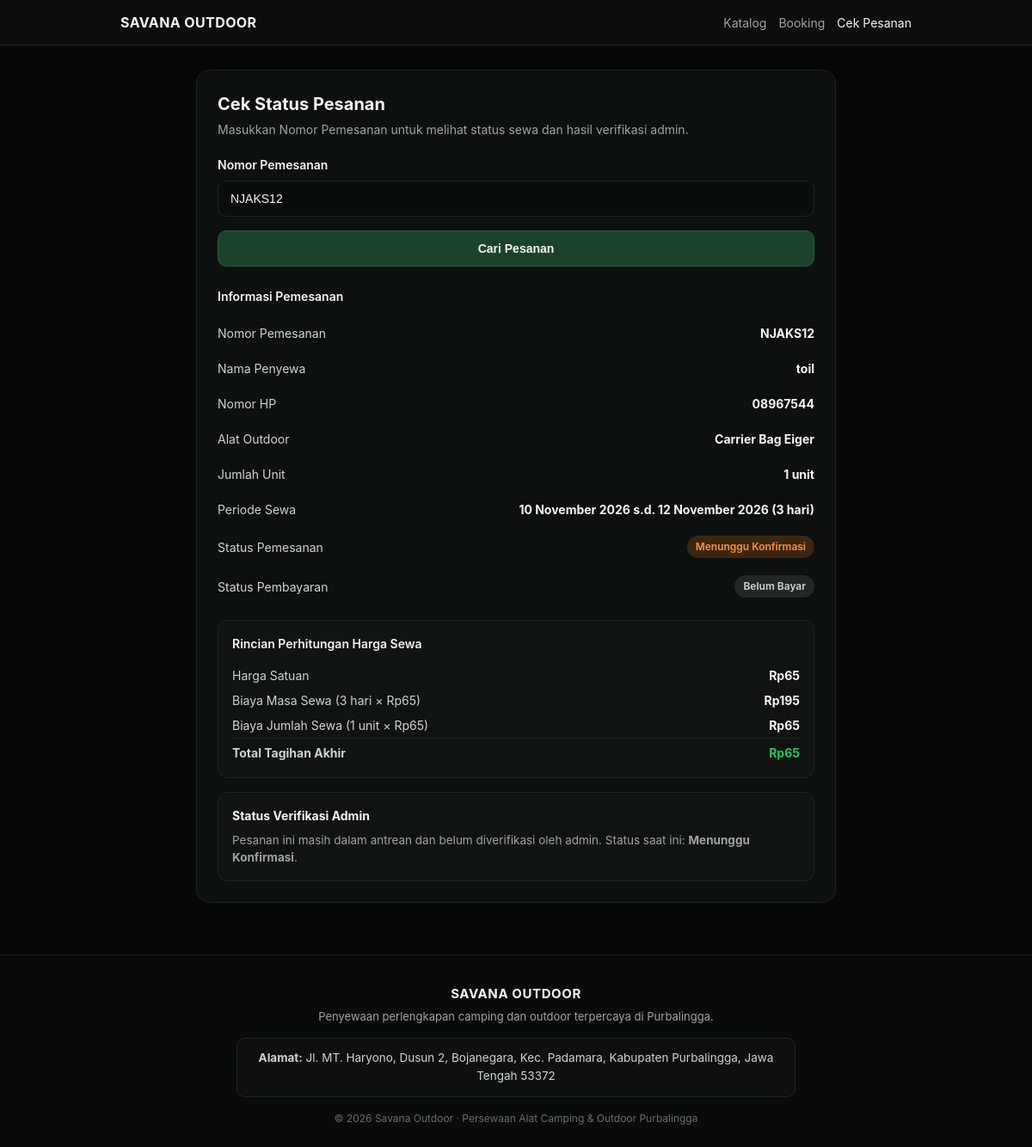
The page /cek_pesanan.php?kode=NJAKS12 on the database its author committed.
### tables this page shows
CREATE TABLE `pemesanan` (
  `id_pemesanan` int(11) NOT NULL,
  `kode_pemesanan` varchar(30) NOT NULL,
  `id_pelanggan` int(11) NOT NULL,
  `tanggal_pemesanan` datetime NOT NULL DEFAULT current_timestamp(),
  `tanggal_mulai` date NOT NULL,
  `tanggal_kembali` date NOT NULL,
  `tanggal_pengembalian_aktual` datetime DEFAULT NULL,
  `status_pemesanan` varchar(30) NOT NULL DEFAULT 'Menunggu Konfirmasi',
  `status_pembayaran` varchar(20) NOT NULL DEFAULT 'Belum Bayar',
  `total_tagihan_akhir` decimal(12,2) DEFAULT NULL,
  `persetujuan_syarat` tinyint(1) NOT NULL DEFAULT 0
);

CREATE TABLE `pelanggan` (
  `id_pelanggan` int(11) NOT NULL,
  `nama` varchar(100) NOT NULL,
  `jenis_identitas` varchar(30) NOT NULL,
  `nomor_identitas` varchar(30) NOT NULL,
  `alamat` text NOT NULL,
  `no_hp` varchar(20) NOT NULL,
  `email` varchar(100) DEFAULT NULL,
  `foto_identitas` varchar(255) NOT NULL
);

CREATE TABLE `alat` (
  `id_alat` int(11) NOT NULL,
  `id_kategori` int(11) NOT NULL,
  `nama_alat` varchar(100) NOT NULL,
  `deskripsi` text DEFAULT NULL,
  `harga_sewa` decimal(12,2) NOT NULL,
  `stok_total` int(10) UNSIGNED NOT NULL DEFAULT 0,
  `foto_alat` varchar(255) DEFAULT NULL
);

### config/koneksi.php (called while the page is built, shortened)
<?php
function rupiah($angka) {
    return 'Rp' . number_format((float)$angka, 0, ',', '.');
}
function tgl_indo($tanggal) {
    $bulan = [
        1 => 'Januari', 'Februari', 'Maret', 'April', 'Mei', 'Juni',
        'Juli', 'Agustus', 'September', 'Oktober', 'November', 'Desember'
    ];
    $pecah = explode('-', substr((string)$tanggal, 0, 10));
    return (int)$pecah[2] . ' ' . ($bulan[(int)$pecah[1]] ?? '') . ' ' . $pecah[0];
}
function hitungDurasiHari($tgl_sewa, $tgl_kembali, $inklusif = true) {
    try {
        $d1 = new DateTime(substr((string)$tgl_sewa, 0, 10));
        $d2 = new DateTime(substr((string)$tgl_kembali, 0, 10));
        $selisih = (int)$d1->diff($d2)->days;
        return max(1, $inklusif ? ($selisih + 1) : $selisih);
    } catch (Throwable $e) {
        return 1;
    }
}
function hitungRincianHarga($harga_satuan, $masa_sewa, $jumlah_unit) {
    $harga_satuan = (float)$harga_satuan;
    $masa_sewa    = max(1, (int)$masa_sewa);
    $jumlah_unit  = max(1, (int)$jumlah_unit);
    $biaya_masa_sewa   = $masa_sewa * $harga_satuan;
    $biaya_jumlah_sewa = $jumlah_unit * $harga_satuan;
    $total_akhir       = $biaya_masa_sewa + $biaya_jumlah_sewa;
    return [
        'harga_satuan'        => $harga_satuan,
        'masa_sewa'           => $masa_sewa,
        'jumlah_unit'         => $jumlah_unit,
        'biaya_masa_sewa'     => $biaya_masa_sewa,
        'biaya_jumlah_sewa'   => $biaya_jumlah_sewa,
        'total_tagihan_akhir' => $total_akhir,
        'total_akhir'         => $total_akhir,
    ];
}

### cek_pesanan.php (the view, shortened to what this page needs)
<?php
require_once __DIR__ . '/config/koneksi.php';
include __DIR__ . '/includes/header.php';
$kode_input  = trim($_GET['kode'] ?? $_POST['kode_pemesanan'] ?? '');
$hasil       = null;
$verifikasi  = null;
$hitung_inklusif_hari = true;
if ($kode_input !== '') {
    $kode_esc = mysqli_real_escape_string($conn, $kode_input);
    $sql = "SELECT p.*, pl.nama AS nama_user, pl.no_hp, pl.jenis_identitas, pl.nomor_identitas,
            a.nama_alat, COALESCE(dp.jumlah, 1) AS jumlah, COALESCE(dp.harga_sewa, a.harga_sewa, 0) AS harga_sewa
            FROM pemesanan p
            JOIN pelanggan pl ON p.id_pelanggan = pl.id_pelanggan
            LEFT JOIN detail_pemesanan dp ON dp.id_pemesanan = p.id_pemesanan
            LEFT JOIN alat a ON dp.id_alat = a.id_alat
            WHERE p.kode_pemesanan = '$kode_esc'
            LIMIT 1";
    $res = mysqli_query($conn, $sql);
    if ($res && mysqli_num_rows($res) > 0) {
        $hasil = mysqli_fetch_assoc($res);
    } else {
        $pesan_error = 'Data pemesanan tidak ditemukan. Periksa kembali Nomor Pemesanan yang dimasukkan.';
    }
}
function badgeStatusPesanan($st) {
    return 'badge-warn';
}
function badgeStatusBayar($byr) {
    return 'badge-muted';
}
?>
<div class="container">
    <div class="card-shell">
        <h2 style="font-size:20px; margin-bottom:4px;">Cek Status Pesanan</h2>
        <p style="color:var(--text-muted); font-size:14px; margin-bottom:20px;">Masukkan Nomor Pemesanan untuk melihat status sewa dan hasil verifikasi admin.</p>
        <form method="POST" action="cek_pesanan.php">
            <div class="form-group">
                <label class="form-label">Nomor Pemesanan</label>
                <input type="text" name="kode_pemesanan" class="form-control" value="<?= htmlspecialchars($kode_input) ?>" required autofocus>
            </div>
            <button type="submit" class="btn-primary-green">Cari Pesanan</button>
        </form>
        <?php if ($hasil): ?>
            <?php
            $masa_cari    = hitungDurasiHari($hasil['tanggal_mulai'], $hasil['tanggal_kembali'], $hitung_inklusif_hari);
            $rincian_cari = hitungRincianHarga($hasil['harga_sewa'] ?? 0, $masa_cari, $hasil['jumlah'] ?? 1);
            $total_cari   = (isset($hasil['total_tagihan_akhir']) && $hasil['total_tagihan_akhir'] !== null)
                ? (float)$hasil['total_tagihan_akhir']
                : $rincian_cari['total_tagihan_akhir'];
            ?>
            <div style="margin-top:24px;">
                <div class="label-heading">Informasi Pemesanan</div>
                <div class="detail-list" style="margin-top:10px; border-top:none; padding-top:0;">
                    <div class="detail-row">
                        <span class="k">Nomor Pemesanan</span>
                        <span class="v" style="font-weight:700; color:var(--text-main);"><?= htmlspecialchars($hasil['kode_pemesanan']) ?></span>
                    </div>
                    <div class="detail-row">
                        <span class="k">Nama Penyewa</span>
                        <span class="v"><?= htmlspecialchars($hasil['nama_user']) ?></span>
                    </div>
                    <div class="detail-row">
                        <span class="k">Nomor HP</span>
                        <span class="v"><?= htmlspecialchars($hasil['no_hp']) ?></span>
                    </div>
                    <div class="detail-row">
                        <span class="k">Alat Outdoor</span>
                        <span class="v"><?= htmlspecialchars($hasil['nama_alat'] ?? '-') ?></span>
                    </div>
                    <div class="detail-row">
                        <span class="k">Jumlah Unit</span>
                        <span class="v"><?= (int)$rincian_cari['jumlah_unit'] ?> unit</span>
                    </div>
                    <div class="detail-row">
                        <span class="k">Periode Sewa</span>
                        <span class="v"><?= tgl_indo($hasil['tanggal_mulai']) ?> s.d. <?= tgl_indo($hasil['tanggal_kembali']) ?> (<?= $masa_cari ?> hari)</span>
                    </div>
                    <div class="detail-row">
                        <span class="k">Status Pemesanan</span>
                        <span class="badge <?= badgeStatusPesanan($hasil['status_pemesanan']) ?>"><?= htmlspecialchars($hasil['status_pemesanan']) ?></span>
                    </div>
                    <div class="detail-row">
                        <span class="k">Status Pembayaran</span>
                        <span class="badge <?= badgeStatusBayar($hasil['status_pembayaran']) ?>"><?= htmlspecialchars($hasil['status_pembayaran']) ?></span>
                    </div>
                </div>
                <div class="info-box" style="margin-top:16px;">
                    <div class="label-heading">Rincian Perhitungan Harga Sewa</div>
                    <div class="detail-row" style="padding:4px 0;">
                        <span class="k">Harga Satuan</span>
                        <span class="v"><?= rupiah($rincian_cari['harga_satuan']) ?></span>
                    </div>
                    <div class="detail-row" style="padding:4px 0;">
                        <span class="k">Biaya Masa Sewa (<?= $rincian_cari['masa_sewa'] ?> hari × <?= rupiah($rincian_cari['harga_satuan']) ?>)</span>
                        <span class="v"><?= rupiah($rincian_cari['biaya_masa_sewa']) ?></span>
                    </div>
                    <div class="detail-row" style="padding:4px 0;">
                        <span class="k">Biaya Jumlah Sewa (<?= $rincian_cari['jumlah_unit'] ?> unit × <?= rupiah($rincian_cari['harga_satuan']) ?>)</span>
                        <span class="v"><?= rupiah($rincian_cari['biaya_jumlah_sewa']) ?></span>
                    </div>
                    <div class="detail-row" style="padding:6px 0 2px; border-top:1px solid var(--border-subtle);">
                        <span class="k" style="font-weight:700;">Total Tagihan Akhir</span>
                        <span class="v" style="color:var(--green-accent); font-weight:700;"><?= rupiah($total_cari) ?></span>
                    </div>
                </div>
                <div class="info-box" style="margin-top:16px;">
                    <div class="info-box-title">Status Verifikasi Admin</div>
                    <?php if ($verifikasi): ?>
                        <div class="detail-row" style="padding:4px 0;">
                            <span class="k">Keputusan Verifikasi</span>
                            <span class="badge <?= ($verifikasi['keputusan'] === 'Disetujui' || $verifikasi['keputusan'] === 'Selesai') ? 'badge-ok' : 'badge-danger' ?>">
                                <?= htmlspecialchars($verifikasi['keputusan']) ?>
                            </span>
                        </div>
                        <div class="detail-row" style="padding:4px 0;">
                            <span class="k">Diverifikasi oleh</span>
                            <span class="v"><?= htmlspecialchars($verifikasi['nama_admin'] ?? 'Admin Savana') ?></span>
                        </div>
                        <div class="detail-row" style="padding:4px 0;">
                            <span class="k">Waktu Verifikasi</span>
                            <span class="v"><?= tgl_indo($verifikasi['tanggal_verifikasi']) ?> <?= date('H:i', strtotime($verifikasi['tanggal_verifikasi'])) ?> WIB</span>
                        </div>
                        <div class="detail-row" style="padding:4px 0;">
                            <span class="k">Catatan Admin</span>
                            <span class="v"><?= htmlspecialchars(!empty($verifikasi['catatan']) ? $verifikasi['catatan'] : '-') ?></span>
                        </div>
                    <?php else: ?>
                        <p style="margin:4px 0 0; color:var(--text-muted); font-size:13.5px;">
                            Pesanan ini masih dalam antrean dan belum diverifikasi oleh admin. Status saat ini: <strong><?= htmlspecialchars($hasil['status_pemesanan']) ?></strong>.
                        </p>
                    <?php endif; ?>
                </div>
            </div>
        <?php endif; ?>
    </div>
</div>
<?php include __DIR__ . '/includes/footer.php'; ?>

### assets/css/style.css (style rules this page uses)
:root { --bg-main: #060807; --bg-card: #0c100e; --bg-input: #090d0b; --border-subtle: #1b2620; --green-banner: #184229; --green-btn: #1b432c; --green-btn-hover: #225438; --green-accent: #22c55e; --text-main: #f3f6f4; --text-muted: #9aa69f; --danger-bg: #3b1418; --danger-text: #f87171; --warn-bg: #3b2611; --warn-text: #fb923c; --info-bg: #13293d; --info-text: #60a5fa; --ok-bg: #11301e; --ok-text: #4ade80; }
* { box-sizing: border-box; margin: 0; padding: 0; }
body { background-color: var(--bg-main); color: var(--text-main); font-family: -apple-system, BlinkMacSystemFont, "Segoe UI", Roboto, Inter, sans-serif; line-height: 1.5; min-height: 100vh; }
.container { max-width: 780px; margin: 28px auto 60px; padding: 0 18px; }
.card-shell { background: var(--bg-card); border: 1px solid var(--border-subtle); border-radius: 16px; overflow: hidden; padding: 24px; }
.label-heading { font-size: 14px; font-weight: 600; color: var(--text-main); margin-bottom: 12px; }
.btn-primary-green, .btn-outline-green, .btn-danger, .btn-muted, .btn-wa { display: inline-flex; align-items: center; justify-content: center; text-align: center; height: 42px; min-height: 42px; padding: 0 18px; font-size: 14px; font-weight: 600; border-radius: 10px; box-sizing: border-box; cursor: pointer; text-decoration: none; transition: all 0.15s ease; line-height: 1.2; border: 1px solid transparent; }
.btn-primary-green { width: 100%; background: var(--green-btn); border-color: #285c3e; color: var(--text-main); }
.info-box { margin-top: 22px; border: 1px solid var(--border-subtle); border-radius: 12px; padding: 16px; background: rgba(255, 255, 255, 0.01); }
.info-box-title { font-size: 14px; font-weight: 700; margin-bottom: 8px; display: flex; align-items: center; gap: 8px; }
.info-box p { font-size: 13.5px; color: #cbd5d0; }
.badge { display: inline-block; padding: 4px 10px; border-radius: 999px; font-size: 12px; font-weight: 600; }
.badge-warn { background: var(--warn-bg); color: var(--warn-text); }
.badge-muted { background: #232725; color: #d1d5db; }
.form-group { margin-bottom: 16px; }
.form-label { display: block; font-size: 14px; font-weight: 600; margin-bottom: 8px; color: var(--text-main); }
.form-control { width: 100%; background: var(--bg-input); border: 1px solid var(--border-subtle); border-radius: 10px; padding: 12px 14px; color: var(--text-main); font-size: 14px; }
.detail-list { margin-top: 22px; border-top: 1px solid var(--border-subtle); padding-top: 18px; }
.detail-row { display: flex; justify-content: space-between; align-items: center; padding: 10px 0; gap: 16px; font-size: 14px; }
.detail-row .k { color: #cbd5d0; }
.detail-row .v { font-weight: 700; text-align: right; }

### rows shown on the page
pemesanan: kode_pemesanan "NJAKS12", id_pelanggan.nama "toil", id_pelanggan.no_hp "08967544", alat.nama_alat "Carrier Bag Eiger", tanggal_mulai "10 November 2026", tanggal_kembali "12 November 2026", masa_cari "3", status_pemesanan "Menunggu Konfirmasi", status_pembayaran "Belum Bayar", total_tagihan_akhir "Rp65"

### other values the page prints
$rincian_cari['jumlah_unit'] "1"
rupiah($rincian_cari['harga_satuan']) "Rp65"
$rincian_cari['masa_sewa'] "3"
rupiah($rincian_cari['biaya_masa_sewa']) "Rp195"
rupiah($rincian_cari['biaya_jumlah_sewa']) "Rp65"
